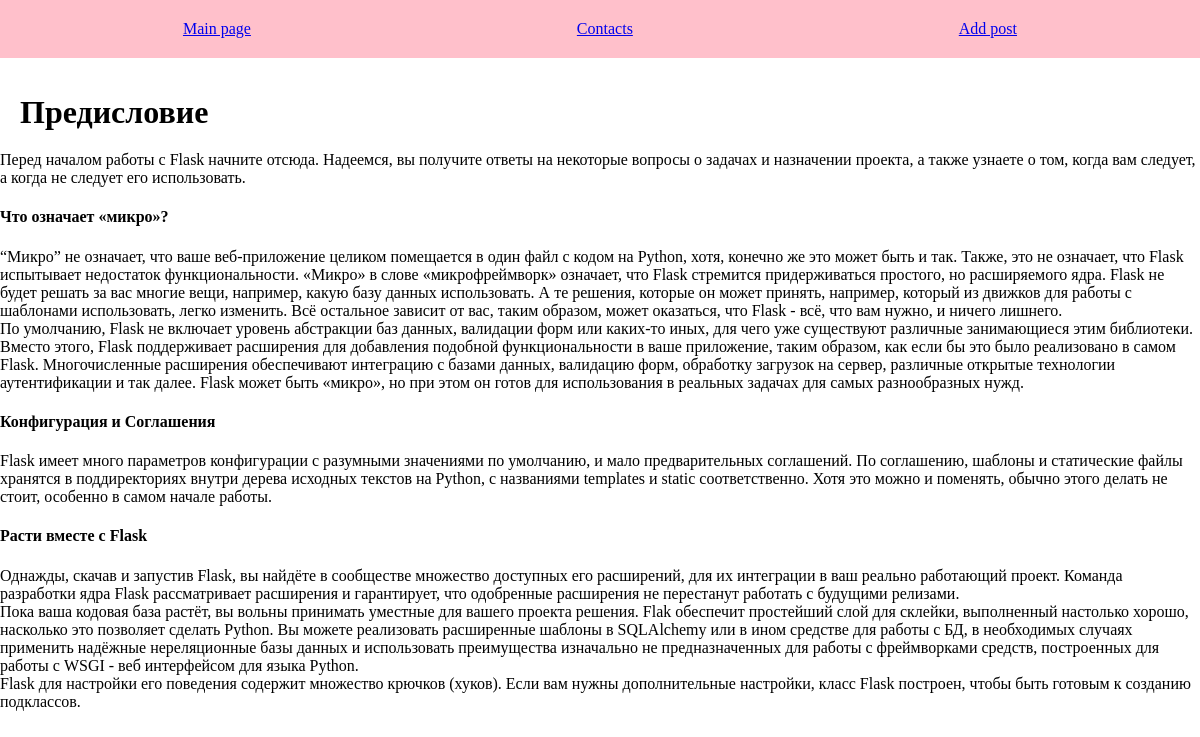
Page /post/framework-flask-start on the committed database.
### tables this page shows
CREATE TABLE menu(
id INTEGER PRIMARY KEY AUTOINCREMENT,
title TEXT NOT NULL,
url TEXT NOT NULL
);

CREATE TABLE posts(
id INTEGER PRIMARY KEY AUTOINCREMENT,
title TEXT NOT NULL,
text TEXT NOT NULL,
url TEXT NOT NULL,
time INTEGER NOT NULL
);

### main.py (the view)
@app.route('/post/<post_id>')
def show_post(post_id):
    db_con = connect_db()
    db = DataBase(db_con)
    title, post = db.get_post(post_id)
    print(post)
    if not title:
        abort(404)
    return render_template('post.html', title=title, post=post, menu=db.get_menu())

### DataBase.py (called while the page is built)
    def _get_objects(self, table):
        try:
            self.__cur.execute(f'SELECT * from {table}')
            res = self.__cur.fetchall()
            if res:
                return res
        except IOError:
            print('Failed while reading data')
        return []

    def get_menu(self):
        return self._get_objects('menu')

    def get_post(self, post_id):
        try:
            self.__cur.execute(f'SELECT title, text FROM posts WHERE url == "{post_id}"')
            res = self.__cur.fetchone()
            if res:
                return res
        except IOError:
            print('Failed while searching for the post')
        return None, None

### main.py (called while the page is built)
def connect_db():
    con = sqlite3.connect(app.config['DATABASE'])
    con.row_factory = sqlite3.Row
    return con

### templates/post.html (shortened to what this page needs)
{% extends 'base.html' %}
{% block content %}
{{ super() }}
{{ post | safe }}
{% endblock %}

### templates/base.html (shortened to what this page needs)
<!DOCTYPE html>
<html lang="en">
<head>
    <link rel="stylesheet" href="{{ url_for('static', filename='css/style.css') }}">
</head>
<body>
{% block content %}
<ul class="menu">
    {% for i in menu -%}
    <li>
        <a href="{{ i.url }}">{{ i.title }}</a>
    </li>
    {% endfor -%}
</ul>
<div class="container">
    {% if title %}
    <h1>{{ title }}</h1>
    {% else %}
    <h1>About Flask</h1>
    {% endif %}
</div>
{% endblock -%}
</body>
</html>

### static/css/style.css (style rules this page uses)
body { background: white; margin: 0; padding: 0; }
h1, p { margin: 0; padding: 0; }
.container { max-width: 1240px; padding: 20px; box-sizing: border-box; }
.menu { display: flex; justify-content: space-around; list-style: none; background: pink; padding: 20px; margin-top: 0; }

### rows in the picture
menu: title "Main page"
menu: title "Contacts"
menu: title "Add post"
posts: title "Предисловие", text "Перед началом работы с Flask начните отсюда. Надеемся, вы получите ответы на некоторые вопросы о задачах и назначении проекта, а также узнаете о том, когда вам следует, а когда не следует его использовать. Что означает «микро»? “Микро” не означает, что ваше веб-приложение целиком помещается в один файл с кодом на Python, хотя, конечно же это может быть и так. Также, это не означает, что Flask испытывает недостаток функциональности. «Микро» в слове «микрофреймворк» означает, что Flask стремится придерживаться простого, но расширяемого ядра. Flask не будет решать за вас многие вещи, например, какую базу данных использовать. А те решения, которые он может принять, например, который из движков…"
